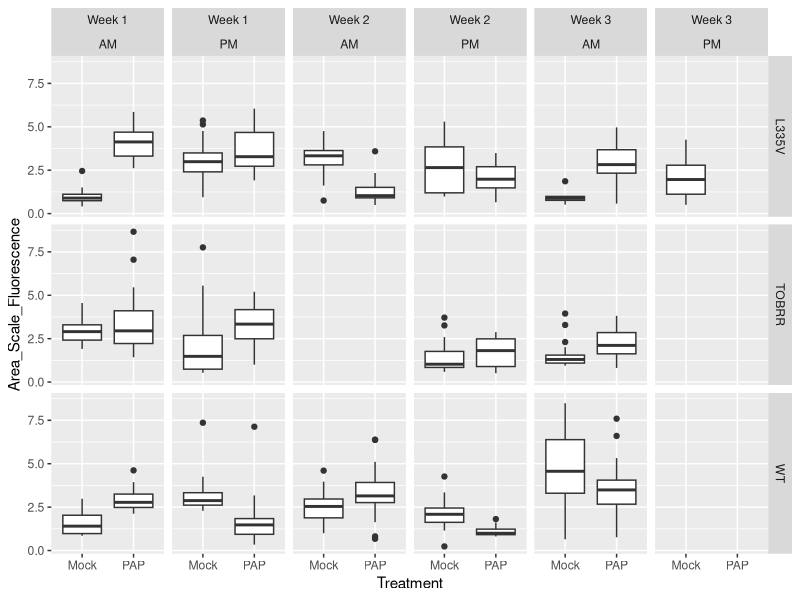
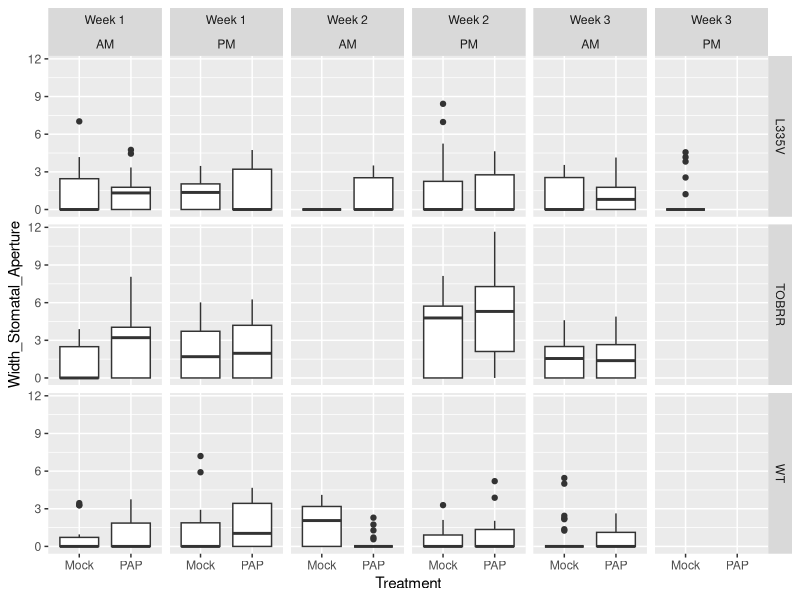
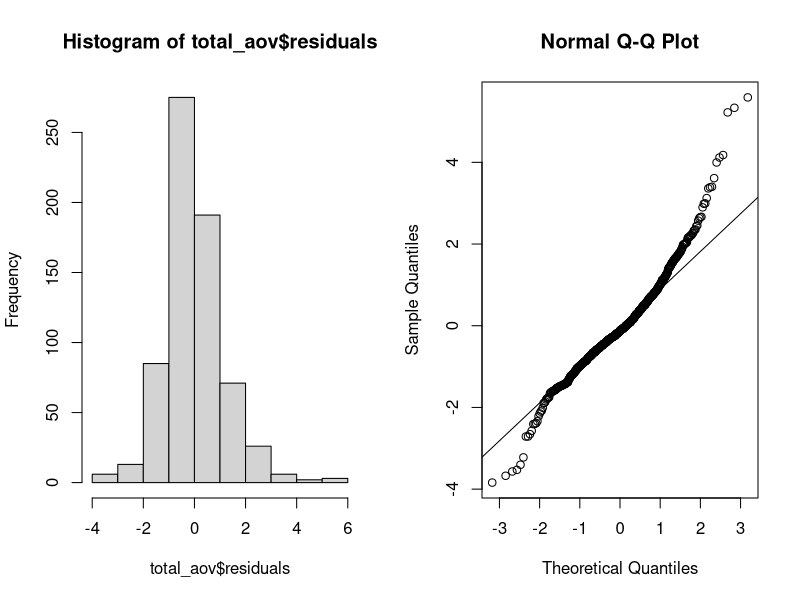
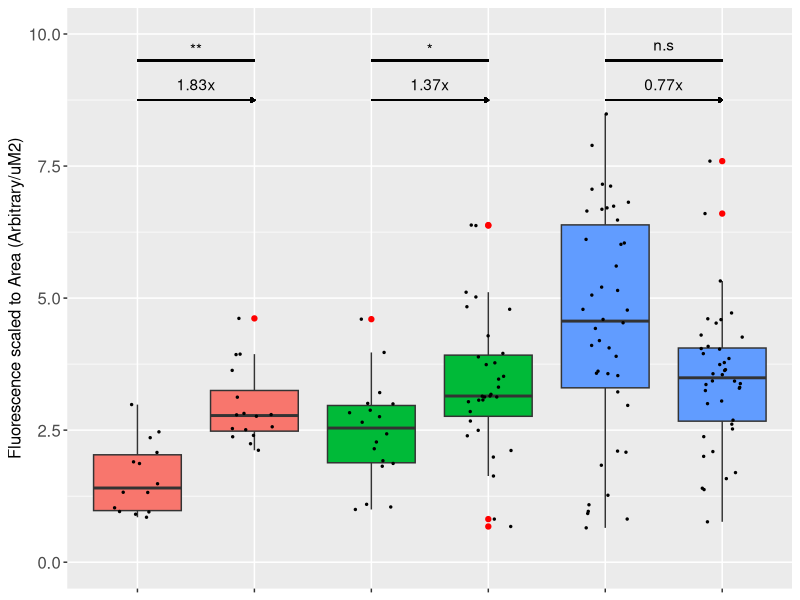
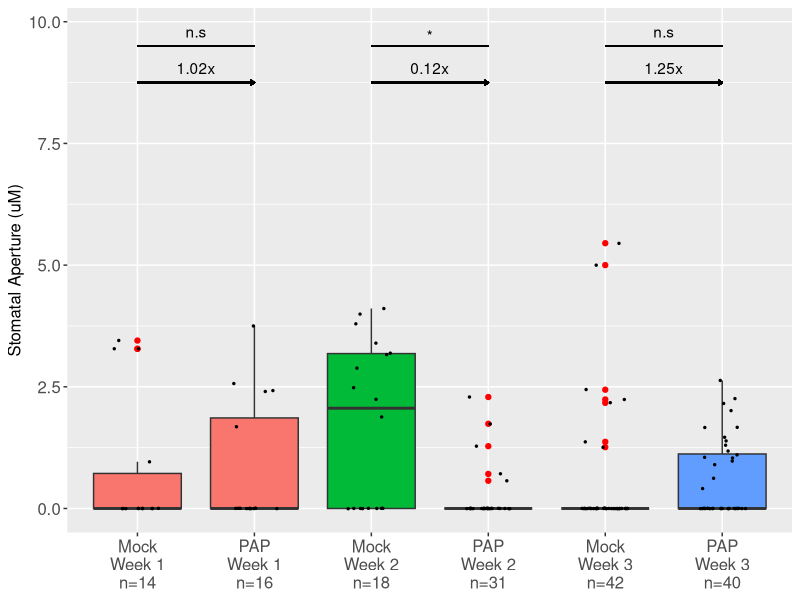
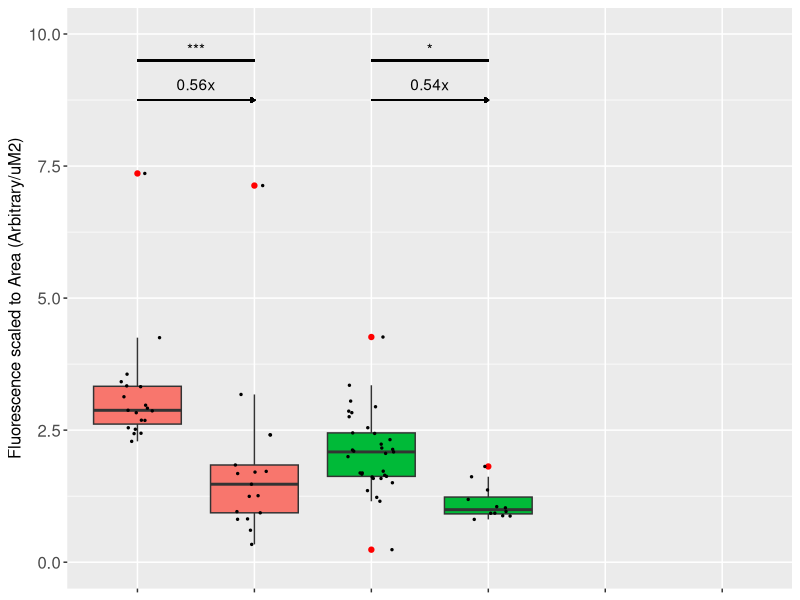
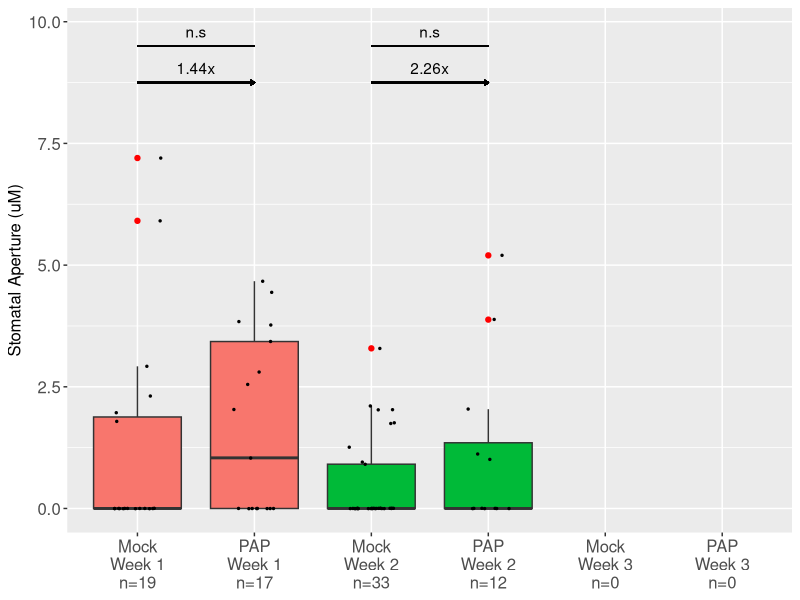
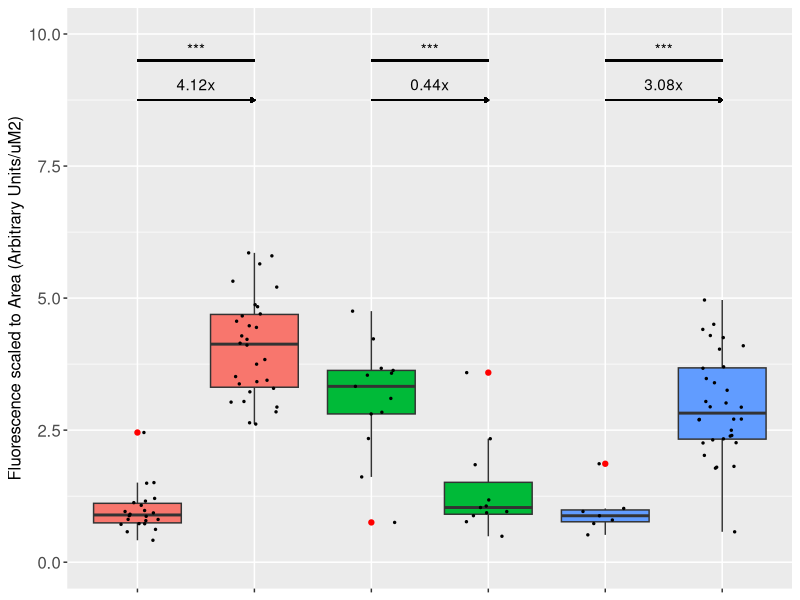

The R script that drew these images, in order: (Note: this script raises an error after producing the figures.)
## ---- chunk 1
library(readxl)
library(tidyverse)
library(ggplot2)
library(knitr)
library(dplyr)
library(skimr)
library(lme4)
library(openxlsx)
## ---- chunk 2
Raw_Data <- read_excel("raw_data/BIOL3208 Results.xlsx")
## ---- chunk 3
skim(Raw_Data)
## ---- chunk 4
Raw_Data$Mean_Value <- factor(Raw_Data$Mean_Value)
Raw_Data$Mean_Value <- as.numeric(levels(Raw_Data$Mean_Value)[Raw_Data$Mean_Value])
## ---- chunk 5
Raw_Data$ROI_Area_pixel <- factor(Raw_Data$ROI_Area_pixel)
Raw_Data$ROI_Area_pixel <- as.numeric(levels(Raw_Data$ROI_Area_pixel)[Raw_Data$ROI_Area_pixel])
## ---- chunk 6
Raw_Data$ROI_Area_M2 <- factor(Raw_Data$ROI_Area_M2)
Raw_Data$ROI_Area_M2 <- as.numeric(levels(Raw_Data$ROI_Area_M2)[Raw_Data$ROI_Area_M2])
## ---- chunk 7
Raw_Data |> 
  distinct(Date_Measured, Time_Measured, Strain, Treatment)
## ---- chunk 8
table(Raw_Data$Date_Measured)
## ---- chunk 9
table(Raw_Data$Time_Measured)
## ---- chunk 10
table(Raw_Data$Strain)
## ---- chunk 11
table(Raw_Data$Treatment)
## ---- chunk 12
Retained_Stomata <- c(14, 18, 25, 26, 33, 37, 38, 40, 41, 43, 44, 48, 50, 52, 53, 54, 56, 68:70, 75, 76, 78, 81, 85, 91, 94, 95, 97, 98, 106, 112, 113, 119:121, 129:131, 139, 141, 148, 158, 161, 162, 168, 173, 175, 176, 180, 182, 183, 194, 196:198, 201, 202, 205, 206, 208, 210, 211, 213:215, 219, 220, 226, 227, 229:235, 236, 242, 243, 245, 249, 252, 253, 258, 260, 261:263, 266, 268, 274, 278, 279, 281, 283, 284, 286, 287, 290, 295, 296, 299, 301, 302:304, 305, 309, 314, 317, 320, 321, 322, 323, 326, 327, 329, 330, 335, 336, 337:339, 340, 341, 344, 345, 347, 348:350, 352, 357:359, 362, 364, 365, 370:373, 382, 383, 386, 402, 404, 406:408, 411, 416, 417, 429, 438:439, 440, 442, 444, 446, 448, 450, 451:454, 456, 457, 459:461, 463, 469, 475, 476, 479, 482, 484, 493, 495:497, 499, 500, 501, 502, 504, 505, 513, 506, 518, 519, 522, 525, 529, 530, 531:533, 534:535, 537, 538, 541, 542, 543, 547, 549:551, 554, 559, 561, 562, 564, 568, 570, 571, 574, 575, 576, 577, 579, 582, 584, 585, 588, 590, 591, 592, 594, 595, 598, 599, 603, 604, 605, 606, 608, 609, 611, 614, 622:624, 625, 626, 627:629, 632, 634, 636, 640, 641:643, 645, 646:648, 650:652, 654:656, 658, 659, 661, 662, 663, 664, 667, 669, 670, 671, 673:680, 681, 683, 685, 686, 688, 690, 696:699, 700, 702, 703, 705, 710, 711, 716, 718, 719, 720, 722, 724, 726, 727, 729, 731, 737:739, 742, 743, 745, 747, 752, 758, 770, 775, 776, 781:783, 785, 786, 790, 791, 793, 794, 802, 804, 813, 814, 818, 819, 820, 822, 834:836, 839, 840, 847, 851, 854, 855, 856, 860:871, 873, 874, 876, 879, 882, 883, 884, 887, 889, 890, 894:897, 902, 903, 1003, 1004, 1006, 1011, 1037, 1040:1042, 1043, 1044, 1046, 1048, 1049, 1051, 1054, 1057, 1058, 1061, 1063, 1065, 1066, 1070, 1073:1078, 1081, 1082, 1084:1086, 1092:1094, 1096, 1098, 1099, 1101:1104, 1106, 1108, 911, 915, 918, 920, 921, 926, 928:930, 934, 935, 939, 941, 942, 944:947, 950, 952, 954, 957, 958, 961, 962, 964:966, 967:970, 973, 974, 978, 980:983, 985:989, 994:996, 999, 1000, 1110, 1111, 1116, 1119, 1123, 1129, 1141, 1145:1147, 1148:1152, 1157, 1159, 1161, 1163:1165, 1166, 1169, 1170:1173, 1174, 1177, 1178, 1180, 1181, 1183, 1184, 1186, 1188:1190, 1193, 1204, 1206, 1209:1211, 1213:1215, 1217:1222, 1225, 1227, 1229, 1234:1236, 1237:1239, 1242, 1244, 1245, 1247, 1249:1252, 1253, 1255, 1258, 1259, 1261, 1262, 1264, 1265, 1267, 1270, 1271, 1272, 1274, 1275, 1277, 1278, 1281:1283, 1284, 1285, 1287, 1288, 1290, 1292:1294, 1295, 1296, 1298, 1299, 1301, 1302, 1304:1307, 1310, 1311, 1314, 1317, 1318:1320, 1322:1324, 1325, 1326, 1328, 1330, 1333, 1334, 1336:1339, 1340, 1343, 1344, 1345, 1348:1350, 1354, 1355, 1358, 1359, 1360, 1362, 1363, 1367:1370, 1371, 1372, 1377, 1379, 1380, 1381, 1383, 1385, 1388:1390, 1392:1394, 1395, 1396, 1398:1400, 1403, 1404, 1405, 1407:1409, 1410, 1414:1416, 1418, 1420, 1423, 1428, 1437, 1443, 1447, 1455, 1464:1467, 1468, 1469, 1471, 1473:1476, 1478:1480, 1482, 1484, 1489, 1491, 1498, 1502, 1503, 1504, 1508)
## ---- chunk 13
Filtered_Data <- Raw_Data[Retained_Stomata,]
## ---- chunk 14
Filtered_Data <- read_excel("Filtered_Data.xlsx")
Filtered_Data <- Filtered_Data[-(1:10),]
## ---- chunk 15
Filtered_Data$ROI_Area_pixel <- Filtered_Data$ROI_Area_pixel/1000
Filtered_Data$ROI_Area_M2 <- Filtered_Data$ROI_Area_M2 * 10^12
## ---- chunk 16
Filtered_Data$Area_Scale_Fluorescence <- Filtered_Data$Mean_Value/Filtered_Data$ROI_Area_M2
## ---- chunk 17
Filtered_Data[rowSums(is.na(Filtered_Data)) > 0,]
## ---- chunk 18
skim(Filtered_Data)
## ---- chunk 19
table(Filtered_Data$Date_Measured)
## ---- chunk 20
table(Filtered_Data$Time_Measured)
## ---- chunk 21
table(Filtered_Data$Strain)
## ---- chunk 22
table(Filtered_Data$Treatment)
## ---- chunk 23
Stomata_Per_Combination <- Filtered_Data |> 
  group_by(Date_Measured, Time_Measured, Strain, Treatment) |> 
  summarize(Count = n(), .groups = "drop")
## ---- chunk 24
ggplot(data = Filtered_Data, aes(x = Treatment, y = Area_Scale_Fluorescence)) +
  geom_boxplot() + 
  facet_grid(Strain ~ Date_Measured + Time_Measured)
## ---- chunk 25
ggplot(data = Filtered_Data, aes(x = Treatment, y = Width_Stomatal_Aperture)) +
  geom_boxplot() + 
  facet_grid(Strain ~ Date_Measured + Time_Measured)
## ---- chunk 26
WT_Data_AM <- Filtered_Data |> 
  filter(Strain == "WT" & Time_Measured == "AM")
## ---- chunk 27
WT_Plot_AM <- ggplot(data = WT_Data_AM, aes(x = interaction(Treatment, Date_Measured), y = Area_Scale_Fluorescence,  fill = Date_Measured)) +
  geom_boxplot(outlier.colour = "red") +
  geom_jitter(aes(y = Area_Scale_Fluorescence), width = 0.2, size = 0.5) +
  scale_x_discrete(drop = F) +
  theme(legend.position = "none", axis.text.x = element_blank(), axis.title.y = element_text(size = 12), axis.text.y = element_text(size = 12)) +
  labs(x = NULL, y = "Fluorescence scaled to Area (Arbitrary/uM2)") +
  ylim(0,10) +
  annotate("text", x = 1.5, y = 9.7, label = "**") +
  geom_segment(aes(x = 1, xend = 2, y = 9.5, yend = 9.5)) +
  annotate("text", x = 1.5, y = 9.05, label = "1.83x") +
  geom_segment(aes(x = 1, xend = 2, y = 8.75, yend = 8.75), arrow = arrow(length = unit(0.1, "cm"), type = "closed"), size = 0.5) +
  annotate("text", x = 3.5, y = 9.7, label = "*") +
  geom_segment(aes(x = 3, xend = 4, y = 9.5, yend = 9.5)) +
  annotate("text", x = 3.5, y = 9.05, label = "1.37x") +
  geom_segment(aes(x = 3, xend = 4, y = 8.75, yend = 8.75), arrow = arrow(length = unit(0.1, "cm"), type = "closed"), size = 0.5) +
  annotate("text", x = 5.5, y = 9.8, label = "n.s") +
  geom_segment(aes(x = 5, xend = 6, y = 9.5, yend = 9.5)) +
  annotate("text", x = 5.5, y = 9.05, label = "0.77x") +
  geom_segment(aes(x = 5, xend = 6, y = 8.75, yend = 8.75), arrow = arrow(length = unit(0.1, "cm"), type = "closed"), size = 0.5)

ggsave("WT_Plot_AM.png", plot = WT_Plot_AM, width = 6, height = 4, dpi = 600)
## ---- chunk 28
WT_Aperture_AM <- ggplot(data = WT_Data_AM, aes(x = interaction(Treatment, Date_Measured), y = Width_Stomatal_Aperture,  fill = Date_Measured)) +
  geom_boxplot(outlier.colour = "red") +
  geom_jitter(aes(y = Width_Stomatal_Aperture), width = 0.2, size = 0.5) + 
  theme(legend.position = "none", axis.text.x = element_text(size = 12), axis.title.y = element_text(size = 12),     axis.text.y = element_text(size = 12)) +
  scale_x_discrete(labels = c("Mock\nWeek 1\nn=14", "PAP\nWeek 1\nn=16", "Mock\nWeek 2\nn=18", "PAP\nWeek 2\nn=31",   "Mock\nWeek 3\nn=42", "PAP\nWeek 3\nn=40"), drop = F) +
  labs(x = NULL, y = "Stomatal Aperture (uM)") +
  annotate("text", x = 1.5, y = 9.8, label = "n.s") +
  geom_segment(aes(x = 1, xend = 2, y = 9.5, yend = 9.5)) +
  annotate("text", x = 1.5, y = 9.05, label = "1.02x") +
  geom_segment(aes(x = 1, xend = 2, y = 8.75, yend = 8.75), arrow = arrow(length = unit(0.1, "cm"), type = "closed"), size = 0.5) +
  annotate("text", x = 3.5, y = 9.7, label = "*") +
  geom_segment(aes(x = 3, xend = 4, y = 9.5, yend = 9.5)) +
  annotate("text", x = 3.5, y = 9.05, label = "0.12x") +
  geom_segment(aes(x = 3, xend = 4, y = 8.75, yend = 8.75), arrow = arrow(length = unit(0.1, "cm"), type = "closed"), size = 0.5) +
  annotate("text", x = 5.5, y = 9.8, label = "n.s") +
  geom_segment(aes(x = 5, xend = 6, y = 9.5, yend = 9.5)) +
  annotate("text", x = 5.5, y = 9.05, label = "1.25x") +
  geom_segment(aes(x = 5, xend = 6, y = 8.75, yend = 8.75), arrow = arrow(length = unit(0.1, "cm"), type = "closed"), size = 0.5)

ggsave("WT_Aperture_Plot_AM.png", plot = WT_Aperture_AM, width = 6, height = 4, dpi = 600)
## ---- chunk 29
WT_Data_PM <- Filtered_Data |> 
  filter(Strain == "WT" & Time_Measured == "PM")
## ---- chunk 30
WT_Plot_PM <- ggplot(data = WT_Data_PM, aes(x = interaction(Treatment, Date_Measured), y = Area_Scale_Fluorescence,  fill = Date_Measured)) +
  geom_boxplot(outlier.colour = "red") +
  geom_jitter(aes(y = Area_Scale_Fluorescence), width = 0.2, size = 0.5) +
  scale_x_discrete(drop = F) +
  theme(legend.position = "none", axis.text.x = element_blank(), axis.title.y = element_text(size = 12), axis.text.y = element_text(size = 12)) +
  labs(x = NULL, y = "Fluorescence scaled to Area (Arbitrary/uM2)") +
  ylim(0,10) +
  annotate("text", x = 1.5, y = 9.7, label = "***") +
  geom_segment(aes(x = 1, xend = 2, y = 9.5, yend = 9.5)) +
  annotate("text", x = 1.5, y = 9.05, label = "0.56x") +
  geom_segment(aes(x = 1, xend = 2, y = 8.75, yend = 8.75), arrow = arrow(length = unit(0.1, "cm"), type = "closed"), size = 0.5) +
  annotate("text", x = 3.5, y = 9.7, label = "*") +
  geom_segment(aes(x = 3, xend = 4, y = 9.5, yend = 9.5)) +
  annotate("text", x = 3.5, y = 9.05, label = "0.54x") +
  geom_segment(aes(x = 3, xend = 4, y = 8.75, yend = 8.75), arrow = arrow(length = unit(0.1, "cm"), type = "closed"), size = 0.5)

ggsave("WT_Plot_PM.png", plot = WT_Plot_PM, width = 6, height = 4, dpi = 600)
## ---- chunk 31
WT_Aperture_PM <- ggplot(data = WT_Data_PM, aes(x = interaction(Treatment, Date_Measured), y = Width_Stomatal_Aperture,  fill = Date_Measured)) +
  geom_boxplot(outlier.colour = "red") +
  geom_jitter(aes(y = Width_Stomatal_Aperture), width = 0.2, size = 0.5) + 
  scale_x_discrete(labels = c("Mock\nWeek 1\nn=19", "PAP\nWeek 1\nn=17", "Mock\nWeek 2\nn=33", "PAP\nWeek 2\nn=12", "Mock\nWeek 3\nn=0", "PAP\nWeek 3\nn=0"), drop = F) +
  theme(legend.position = "none", axis.text.x = element_text(size = 12), axis.title.y = element_text(size = 12),     axis.text.y = element_text(size = 12)) +
  labs(x = NULL, y = "Stomatal Aperture (uM)") +
  annotate("text", x = 1.5, y = 9.8, label = "n.s") +
  geom_segment(aes(x = 1, xend = 2, y = 9.5, yend = 9.5)) +
  annotate("text", x = 1.5, y = 9.05, label = "1.44x") +
  geom_segment(aes(x = 1, xend = 2, y = 8.75, yend = 8.75), arrow = arrow(length = unit(0.1, "cm"), type = "closed"), size = 0.5) +
  annotate("text", x = 3.5, y = 9.8, label = "n.s") +
  geom_segment(aes(x = 3, xend = 4, y = 9.5, yend = 9.5)) +
  annotate("text", x = 3.5, y = 9.05, label = "2.26x") +
  geom_segment(aes(x = 3, xend = 4, y = 8.75, yend = 8.75), arrow = arrow(length = unit(0.1, "cm"), type = "closed"), size = 0.5)

ggsave("WT_Aperture_Plot_PM.png", plot = WT_Aperture_PM, width = 6, height = 4, dpi = 600)
## ---- chunk 32
L335V_Data <- Filtered_Data |> 
  filter(Strain == "L335V" & Time_Measured == "AM")
## ---- chunk 33
L335V_Plot <- ggplot(data = L335V_Data, aes(x = interaction(Treatment, Date_Measured, Time_Measured), y = Area_Scale_Fluorescence, fill = interaction(Time_Measured, Date_Measured))) +
  geom_boxplot(outlier.colour = "red") +
  geom_jitter(aes(y = Area_Scale_Fluorescence), width = 0.2, size = 0.5) + 
  theme(legend.position = "none", axis.text.x = element_blank(), axis.title.y = element_text(size = 12), axis.text.y = element_text(size = 12)) +
  labs(x = NULL, y = "Fluorescence scaled to Area (Arbitrary Units/uM2)") +
  ylim(0,10) +
  annotate("text", x = 1.5, y = 9.7, label = "***") +
  geom_segment(aes(x = 1, xend = 2, y = 9.5, yend = 9.5)) +
  annotate("text", x = 1.5, y = 9.05, label = "4.12x") +
  geom_segment(aes(x = 1, xend = 2, y = 8.75, yend = 8.75), arrow = arrow(length = unit(0.1, "cm"), type = "closed"), size = 0.5) +  
  annotate("text", x = 3.5, y = 9.7, label = "***") +
  geom_segment(aes(x = 3, xend = 4, y = 9.5, yend = 9.5)) +
  annotate("text", x = 3.5, y = 9.05, label = "0.44x") +
  geom_segment(aes(x = 3, xend = 4, y = 8.75, yend = 8.75), arrow = arrow(length = unit(0.1, "cm"), type = "closed"), size = 0.5) +
  annotate("text", x = 5.5, y = 9.7, label = "***") +
  geom_segment(aes(x = 5, xend = 6, y = 9.5, yend = 9.5)) +
  annotate("text", x = 5.5, y = 9.05, label = "3.08x") +
  geom_segment(aes(x = 5, xend = 6, y = 8.75, yend = 8.75), arrow = arrow(length = unit(0.1, "cm"), type = "closed"), size = 0.5)

ggsave("L335V_Plot.png", plot = L335V_Plot, width = 6, height = 4, dpi = 600)
## ---- chunk 34
L335V_Aperture <- ggplot(data = L335V_Data, aes(x = interaction(Treatment, Date_Measured, Time_Measured), y = Width_Stomatal_Aperture,  fill = interaction(Time_Measured, Date_Measured))) +
  geom_boxplot(outlier.colour = "red") +
  geom_jitter(aes(y = Width_Stomatal_Aperture), width = 0.2, size = 0.5) + 
  scale_x_discrete(labels = c("Mock\nWeek 1\nn=22", "PAP\nWeek 1\nn=30", "Mock\nWeek 2\nn=13", "PAP\nWeek 2\nn=11", "Mock\nWeek 3\nn=7", "PAP\nWeek 3\nn=32"), drop = F) +
  theme(legend.position = "none", axis.text.x = element_text(size = 12), axis.title.y = element_text(size = 12),     axis.text.y = element_text(size = 12)) +
  labs(x = NULL, y = "Stomatal Aperture (uM)") +
  annotate("text", x = 1.5, y = 9.8, label = "n.s") +
  geom_segment(aes(x = 1, xend = 2, y = 9.5, yend = 9.5)) +
  annotate("text", x = 1.5, y = 9.05, label = "0.94x") +
  geom_segment(aes(x = 1, xend = 2, y = 8.75, yend = 8.75), arrow = arrow(length = unit(0.1, "cm"), type = "closed"), size = 0.5) +
  annotate("text", x = 3.5, y = 9.8, label = "n.s") +
  geom_segment(aes(x = 3, xend = 4, y = 9.5, yend = 9.5)) +
  annotate("text", x = 3.5, y = 9.05, label = "Inf") +
  geom_segment(aes(x = 3, xend = 4, y = 8.75, yend = 8.75), arrow = arrow(length = unit(0.1, "cm"), type = "closed"), size = 0.5) +
  annotate("text", x = 5.5, y = 9.8, label = "n.s") +
  geom_segment(aes(x = 5, xend = 6, y = 9.5, yend = 9.5)) +
  annotate("text", x = 5.5, y = 9.05, label = "0.79x") +
  geom_segment(aes(x = 5, xend = 6, y = 8.75, yend = 8.75), arrow = arrow(length = unit(0.1, "cm"), type = "closed"), size = 0.5)

ggsave("L335V_Aperture_Plot.png", plot = L335V_Aperture, width = 6, height = 4, dpi = 600)
## ---- chunk 35
TOBRR_Data <- Filtered_Data |> 
  filter(Strain == "TOBRR" & Time_Measured == "AM")
## ---- chunk 36
TOBRR_Plot <- ggplot(data = TOBRR_Data, aes(x = interaction(Treatment, Date_Measured), y = Area_Scale_Fluorescence,  fill = interaction(Date_Measured))) +
  geom_boxplot(outlier.colour = "red") +
  geom_jitter(aes(y = Area_Scale_Fluorescence), width = 0.2, size = 0.5) + 
  theme(legend.position = "none", axis.text.x = element_blank(), axis.title.y = element_text(size = 12), axis.text.y = element_text(size = 12)) +
  labs(x = NULL, y = "Fluorescence scaled to Area (Arbitrary Units/uM2)") +
  scale_x_discrete(labels = c("Mock\nWeek 1\nn=16", "PAP\nWeek 1\nn=25", "Mock\nWeek 2\nn=0", "PAP\nWeek 2\nn=0",    "Mock\nWeek 3\nn=27", "PAP\nWeek 3\nn=34"), drop = F) +
  ylim(-0.01,10) +
  annotate("text", x = 1.5, y = 9.8, label = "n.s") +
  geom_segment(aes(x = 1, xend = 2, y = 9.5, yend = 9.5)) +
  annotate("text", x = 1.5, y = 9.05, label = "1.18x") +
  geom_segment(aes(x = 1, xend = 2, y = 8.75, yend = 8.75), arrow = arrow(length = unit(0.1, "cm"), type = "closed"), size = 0.5) +
  annotate("text", x = 5.5, y = 9.7, label = "*") +
  geom_segment(aes(x = 5, xend = 6, y = 9.5, yend = 9.5)) +
  annotate("text", x = 5.5, y = 9.05, label = "1.46x") +
  geom_segment(aes(x = 5, xend = 6, y = 8.75, yend = 8.75), arrow = arrow(length = unit(0.1, "cm"), type = "closed"), size = 0.5)

ggsave("TOBRR_Plot.png", plot = TOBRR_Plot, width = 6, height = 4, dpi = 600)
## ---- chunk 37
TOBRR_Aperture <- ggplot(data = TOBRR_Data, aes(x = interaction(Treatment, Date_Measured), y = Width_Stomatal_Aperture,  fill = interaction(Date_Measured))) +
  geom_boxplot(outlier.colour = "red") +
  geom_jitter(aes(y = Width_Stomatal_Aperture), width = 0.2, size = 0.5) + 
  scale_x_discrete(labels = c("Mock\nWeek 1\nn=16", "PAP\nWeek 1\nn=25", "Mock\nWeek 2\nn=0", "PAP\nWeek 2\nn=0",
  "Mock\nWeek 3\nn=27", "PAP\nWeek 3\nn=34"), drop= F) +
  theme(legend.position = "none", axis.text.x = element_text(size = 12), axis.title.y = element_text(size = 12),             axis.text.y = element_text(size = 12)) +
  labs(x = NULL, y = "Stomatal Aperture (uM)") +
  ylim(-0.1,10) +
  annotate("text", x = 1.5, y = 9.7, label = "*") +
  geom_segment(aes(x = 1, xend = 2, y = 9.5, yend = 9.5)) +
  annotate("text", x = 1.5, y = 9.05, label = "2.70x") +
  geom_segment(aes(x = 1, xend = 2, y = 8.75, yend = 8.75), arrow = arrow(length = unit(0.1, "cm"), type = "closed"), size = 0.5) +
  annotate("text", x = 5.5, y = 9.8, label = "n.s") +
  geom_segment(aes(x = 5, xend = 6, y = 9.5, yend = 9.5)) +
  annotate("text", x = 5.5, y = 9.05, label = "1.07x") +
  geom_segment(aes(x = 5, xend = 6, y = 8.75, yend = 8.75), arrow = arrow(length = unit(0.1, "cm"), type = "closed"), size = 0.5)
  

ggsave("TOBRR_Aperture_Plot.png", plot = TOBRR_Aperture, width = 6, height = 4, dpi = 600)
## ---- chunk 38
#1) The two independent variables, the factors should consist of two or more categorical and independent levels. 
#2) The dependent variable, the measurement should be continuous and approximately normally distributed within each group. 
  # Probably assumed due to large sample size
#3) The observations should be independent. Sample from an entire population. 
  # Stomata are considered independent due to how unique they are from each other
#4) The variance within each group should be approximately the same (homogeneity of variance, homoscedaticity). 
#5) Residuals should be normally distributed. 
  #qqnorm(X$residuals)
  #qqline(X$residuals)
#6) The design should be balanced, with the same number of observations in each category. 
#7) There should be no significant outliers. 
#8) The measurements in every group represent a random sample from a population. 

## ---- chunk 39
total_aov <- aov(Area_Scale_Fluorescence ~ Strain * Treatment * Date_Measured * Time_Measured, data = Filtered_Data)

par(mfrow = c(1,2))
hist(total_aov$residuals)
qqnorm(total_aov$residuals)
qqline(total_aov$residuals)
par(mfrow = c(1,1))

summary(total_aov)
## ---- chunk 40
TukeyOutput <- TukeyHSD(total_aov)
TukeyResults <- as.data.frame(TukeyOutput$`Strain:Treatment:Date_Measured:Time_Measured`)
TukeyResults$Comparison <- rownames(TukeyResults)

Comparisons_Of_Interest <- c("TOBRR:PAP:Week 1:AM-TOBRR:Mock:Week 1:AM", "TOBRR:PAP:Week 2:AM-TOBRR:Mock:Week 2:AM", "TOBRR:PAP:Week 3:AM-TOBRR:Mock:Week 3:AM", "L335V:PAP:Week 1:AM-L335V:Mock:Week 1:AM", "L335V:PAP:Week 2:AM-L335V:Mock:Week 2:AM", "L335V:PAP:Week 3:AM-L335V:Mock:Week 3:AM", "WT:PAP:Week 1:AM-WT:Mock:Week 1:AM", "WT:PAP:Week 2:AM-WT:Mock:Week 2:AM", "WT:PAP:Week 3:AM-WT:Mock:Week 3:AM", "TOBRR:PAP:Week 1:PM-TOBRR:Mock:Week 1:PM", "TOBRR:PAP:Week 2:PM-TOBRR:Mock:Week 2:PM", "TOBRR:PAP:Week 3:PM-TOBRR:Mock:Week 3:PM", "L335V:PAP:Week 1:PM-L335V:Mock:Week 1:PM", "L335V:PAP:Week 2:PM-L335V:Mock:Week 2:PM", "L335V:PAP:Week 3:PM-L335V:Mock:Week 3:PM", "WT:PAP:Week 1:PM-WT:Mock:Week 1:PM", "WT:PAP:Week 2:PM-WT:Mock:Week 2:PM", "WT:PAP:Week 3:PM-WT:Mock:Week 3:PM")
TukeyResults[TukeyResults$Comparison %in% Comparisons_Of_Interest,]
## ---- chunk 41
shapiro.test(total_aov$residuals)
## ---- chunk 42
leveneTest(Area_Scale_Fluorescence ~ Strain * Treatment * Date_Measured * Time_Measured, data = Filtered_Data)
## ---- chunk 43
Log_Data <- Filtered_Data
# Square Root Transformation
Log_Data$Log_Area_Scale_Fluorescence <- sqrt(Filtered_Data$Area_Scale_Fluorescence)
skewness(Log_Data$Log_Area_Scale_Fluorescence)

# Natural Log Transformation
Log_Data$Log_Area_Scale_Fluorescence <- log(Filtered_Data$Area_Scale_Fluorescence)
skewness(Log_Data$Log_Area_Scale_Fluorescence)

# Log2 Transformation
Log_Data$Log_Area_Scale_Fluorescence <- log2(Filtered_Data$Area_Scale_Fluorescence)
skewness(Log_Data$Log_Area_Scale_Fluorescence)

# Log10 Transformation
Log_Data$Log_Area_Scale_Fluorescence <- log10(Filtered_Data$Area_Scale_Fluorescence)
skewness(Log_Data$Log_Area_Scale_Fluorescence)

# Reciprocal Transformation
Log_Data$Log_Area_Scale_Fluorescence <- 1/(Filtered_Data$Area_Scale_Fluorescence)
skewness(Log_Data$Log_Area_Scale_Fluorescence)

log_aov <- aov(Log_Area_Scale_Fluorescence ~ Strain * Treatment * Date_Measured * Time_Measured, data = Log_Data)
## ---- chunk 44
Filtered_Data$Combined_Factors <- interaction(Filtered_Data$Strain, Filtered_Data$Treatment, Filtered_Data$Date_Measured, Filtered_Data$Time_Measured)

kruskal.test(data = Filtered_Data, Area_Scale_Fluorescence ~ Combined_Factors)
## ---- chunk 45
Dunn_Results <- dunnTest(data = Filtered_Data, Area_Scale_Fluorescence ~ Combined_Factors, method = "bh")

# Gotta extract specifically the results dataframe for easy access
Dunn_Results <- Dunn_Results$res
Dunn_Results$P.unadj <- format(Dunn_Results$P.unadj, scientific = FALSE)

Comparisons_Of_Interest <- c("TOBRR.Mock.Week 1.AM - TOBRR.PAP.Week 1.AM", "TOBRR.Mock.Week 2.AM - TOBRR.PAP.Week 2.AM", "TOBRR.Mock.Week 3.AM - TOBRR.PAP.Week 3.AM", "L335V.Mock.Week 1.AM - L335V.PAP.Week 1.AM", "L335V.Mock.Week 2.AM - L335V.PAP.Week 2.AM", "L335V.Mock.Week 3.AM - L335V.PAP.Week 3.AM", "WT.Mock.Week 1.AM - WT.PAP.Week 1.AM", "WT.Mock.Week 2.AM - WT.PAP.Week 2.AM", "WT.Mock.Week 3.AM - WT.PAP.Week 3.AM", "TOBRR.Mock.Week 1.PM - TOBRR.PAP.Week 1.PM", "TOBRR.Mock.Week 2.PM - TOBRR.PAP.Week 2.PM", "TOBRR.Mock.Week 3.PM - TOBRR.PAP.Week 3.PM", "L335V.Mock.Week 1.PM - L335V.PAP.Week 1.PM", "L335V.Mock.Week 2.PM - L335V.PAP.Week 2.PM", "L335V.Mock.Week 3.PM - L335V.PAP.Week 3.PM", "WT.Mock.Week 1.PM - WT.PAP.Week 1.PM", "WT.Mock.Week 2.PM - WT.PAP.Week 2.PM", "WT.Mock.Week 3.PM - WT.PAP.Week 3.PM")

Dunn_Results[Dunn_Results$Comparison %in% Comparisons_Of_Interest,]
## ---- chunk 46
total_aov <- aov(Width_Stomatal_Aperture ~ Strain * Treatment * Date_Measured * Time_Measured, data = Filtered_Data)

par(mfrow = c(1,2))
hist(total_aov$residuals)
qqnorm(total_aov$residuals)
qqline(total_aov$residuals)
par(mfrow = c(1,1))

summary(total_aov)
## ---- chunk 47
TukeyOutput <- TukeyHSD(total_aov)
TukeyResults <- as.data.frame(TukeyOutput$`Strain:Treatment:Date_Measured:Time_Measured`)
TukeyResults$Comparison <- rownames(TukeyResults)

Comparisons_Of_Interest <- c("TOBRR:PAP:Week 1:AM-TOBRR:Mock:Week 1:AM", "TOBRR:PAP:Week 2:AM-TOBRR:Mock:Week 2:AM", "TOBRR:PAP:Week 3:AM-TOBRR:Mock:Week 3:AM", "L335V:PAP:Week 1:AM-L335V:Mock:Week 1:AM", "L335V:PAP:Week 2:AM-L335V:Mock:Week 2:AM", "L335V:PAP:Week 3:AM-L335V:Mock:Week 3:AM", "WT:PAP:Week 1:AM-WT:Mock:Week 1:AM", "WT:PAP:Week 2:AM-WT:Mock:Week 2:AM", "WT:PAP:Week 3:AM-WT:Mock:Week 3:AM", "TOBRR:PAP:Week 1:PM-TOBRR:Mock:Week 1:PM", "TOBRR:PAP:Week 2:PM-TOBRR:Mock:Week 2:PM", "TOBRR:PAP:Week 3:PM-TOBRR:Mock:Week 3:PM", "L335V:PAP:Week 1:PM-L335V:Mock:Week 1:PM", "L335V:PAP:Week 2:PM-L335V:Mock:Week 2:PM", "L335V:PAP:Week 3:PM-L335V:Mock:Week 3:PM", "WT:PAP:Week 1:PM-WT:Mock:Week 1:PM", "WT:PAP:Week 2:PM-WT:Mock:Week 2:PM", "WT:PAP:Week 3:PM-WT:Mock:Week 3:PM")
TukeyResults[TukeyResults$Comparison %in% Comparisons_Of_Interest,]
## ---- chunk 48
shapiro.test(total_aov$residuals)
## ---- chunk 49
leveneTest(Width_Stomatal_Aperture ~ Strain * Treatment * Date_Measured * Time_Measured, data = Filtered_Data)
## ---- chunk 50
kruskal.test(data = Filtered_Data, Width_Stomatal_Aperture ~ Combined_Factors)
## ---- chunk 51
Dunn_Results <- dunnTest(data = Filtered_Data, Width_Stomatal_Aperture ~ Combined_Factors, method = "bh")

# Gotta extract specifically the results dataframe for easy access
Dunn_Results <- Dunn_Results$res
Dunn_Results$P.unadj <- format(Dunn_Results$P.unadj, scientific = FALSE)

Comparisons_Of_Interest <- c("TOBRR.Mock.Week 1.AM - TOBRR.PAP.Week 1.AM", "TOBRR.Mock.Week 2.AM - TOBRR.PAP.Week 2.AM", "TOBRR.Mock.Week 3.AM - TOBRR.PAP.Week 3.AM", "L335V.Mock.Week 1.AM - L335V.PAP.Week 1.AM", "L335V.Mock.Week 2.AM - L335V.PAP.Week 2.AM", "L335V.Mock.Week 3.AM - L335V.PAP.Week 3.AM", "WT.Mock.Week 1.AM - WT.PAP.Week 1.AM", "WT.Mock.Week 2.AM - WT.PAP.Week 2.AM", "WT.Mock.Week 3.AM - WT.PAP.Week 3.AM", "TOBRR.Mock.Week 1.PM - TOBRR.PAP.Week 1.PM", "TOBRR.Mock.Week 2.PM - TOBRR.PAP.Week 2.PM", "TOBRR.Mock.Week 3.PM - TOBRR.PAP.Week 3.PM", "L335V.Mock.Week 1.PM - L335V.PAP.Week 1.PM", "L335V.Mock.Week 2.PM - L335V.PAP.Week 2.PM", "L335V.Mock.Week 3.PM - L335V.PAP.Week 3.PM", "WT.Mock.Week 1.PM - WT.PAP.Week 1.PM", "WT.Mock.Week 2.PM - WT.PAP.Week 2.PM", "WT.Mock.Week 3.PM - WT.PAP.Week 3.PM")

Dunn_Results[Dunn_Results$Comparison %in% Comparisons_Of_Interest,]
## ---- chunk 52
WT_Data_AM |> 
  group_by(Date_Measured, Treatment) |> 
  summarise(
    Mean_Fluor = mean(Area_Scale_Fluorescence, na.rm = T),
    SD_Fluor = sd(Area_Scale_Fluorescence, na.rm = T),
    Mean_Aper = mean(Width_Stomatal_Aperture, na.rm = T),
    SD_Aper = sd(Width_Stomatal_Aperture, na.rm = T)
  )
## ---- chunk 53
WT_Data_AM |> 
  group_by(Date_Measured) |> 
  summarise(
    Fold_Change = mean(Area_Scale_Fluorescence[Treatment == "PAP"])/mean(Area_Scale_Fluorescence[Treatment == "Mock"])
  )
## ---- chunk 54
WT_Data_AM |> 
  group_by(Date_Measured) |> 
  summarise(
    Fold_Change = mean(Width_Stomatal_Aperture[Treatment == "PAP"])/mean(Width_Stomatal_Aperture[Treatment == "Mock"])
  )
## ---- chunk 55
WT_Data_PM |> 
  group_by(Date_Measured, Treatment) |> 
  summarise(
    Mean_Fluor = mean(Area_Scale_Fluorescence, na.rm = T),
    SD_Fluor = sd(Area_Scale_Fluorescence, na.rm = T),
    Mean_Aper = mean(Width_Stomatal_Aperture, na.rm = T),
    SD_Aper = sd(Width_Stomatal_Aperture, na.rm = T)
  )
## ---- chunk 56
WT_Data_PM |> 
  group_by(Date_Measured) |> 
  summarise(
    Fold_Change = mean(Area_Scale_Fluorescence[Treatment == "PAP"])/mean(Area_Scale_Fluorescence[Treatment == "Mock"])
  )
## ---- chunk 57
WT_Data_PM |> 
  group_by(Date_Measured) |> 
  summarise(
    Fold_Change = mean(Width_Stomatal_Aperture[Treatment == "PAP"])/mean(Width_Stomatal_Aperture[Treatment == "Mock"])
  )
## ---- chunk 58
L335V_Data |> 
  group_by(Date_Measured, Time_Measured, Treatment) |> 
  summarise(
    Mean_Fluor = mean(Area_Scale_Fluorescence, na.rm = T),
    SD_Fluor = sd(Area_Scale_Fluorescence, na.rm = T),
    Mean_Aper = mean(Width_Stomatal_Aperture, na.rm = T),
    SD_Aper = sd(Width_Stomatal_Aperture, na.rm = T)
  )
## ---- chunk 59
L335V_Data |> 
  group_by(Date_Measured, Time_Measured) |> 
  summarise(
    Fold_Change = mean(Area_Scale_Fluorescence[Treatment == "PAP"])/mean(Area_Scale_Fluorescence[Treatment == "Mock"])
  )
## ---- chunk 60
L335V_Data |> 
  group_by(Date_Measured, Time_Measured) |> 
  summarise(
    Fold_Change = mean(Width_Stomatal_Aperture[Treatment == "PAP"])/mean(Width_Stomatal_Aperture[Treatment == "Mock"])
  )
## ---- chunk 61
TOBRR_Data |> 
  group_by(Date_Measured, Time_Measured, Treatment) |> 
  summarise(
    Mean_Fluor = mean(Area_Scale_Fluorescence, na.rm = T),
    SD_Fluor = sd(Area_Scale_Fluorescence, na.rm = T),
    Mean_Aper = mean(Width_Stomatal_Aperture, na.rm = T),
    SD_Aper = sd(Width_Stomatal_Aperture, na.rm = T)
  )
## ---- chunk 62
TOBRR_Data |> 
  group_by(Date_Measured, Time_Measured) |> 
  summarise(
    Fold_Change = mean(Area_Scale_Fluorescence[Treatment == "PAP"])/mean(Area_Scale_Fluorescence[Treatment == "Mock"])
  )
## ---- chunk 63
TOBRR_Data |> 
  group_by(Date_Measured, Time_Measured) |> 
  summarise(
    Fold_Change = mean(Width_Stomatal_Aperture[Treatment == "PAP"])/mean(Width_Stomatal_Aperture[Treatment == "Mock"])
  )
